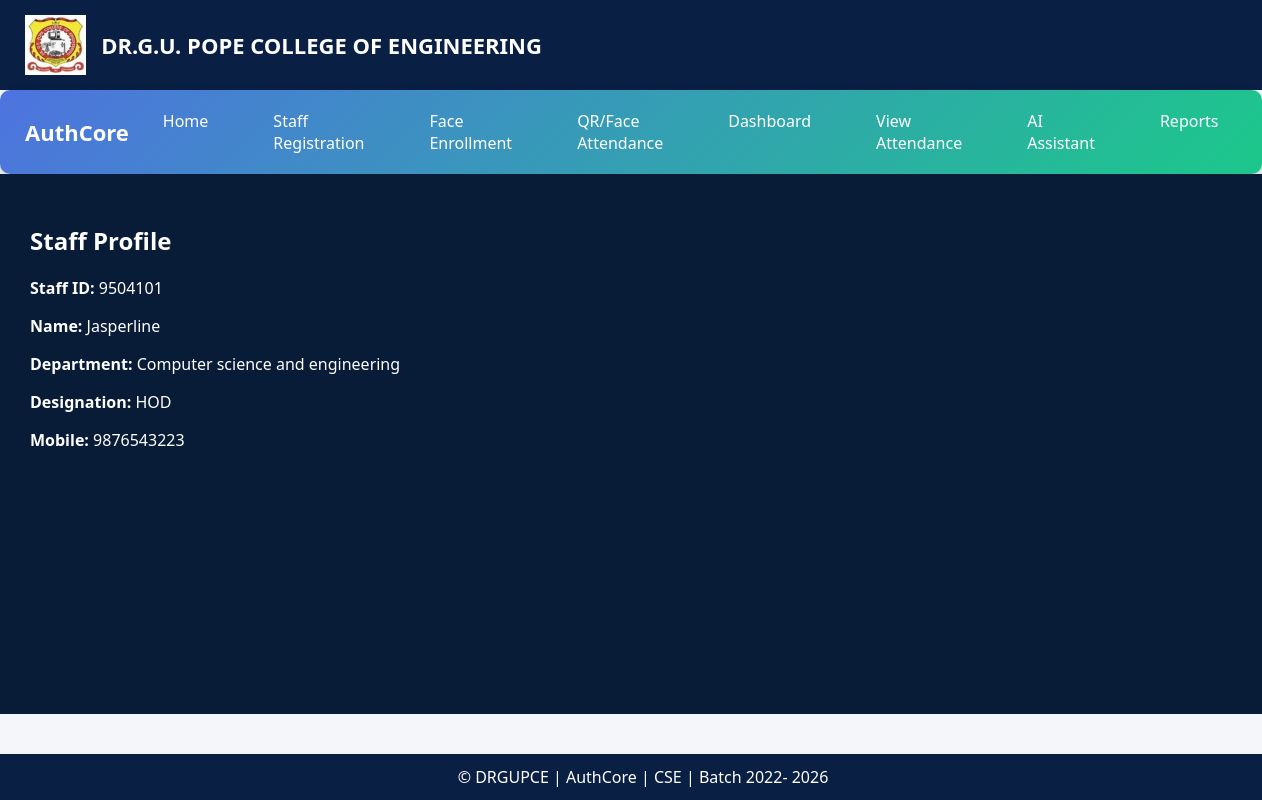
The app's page /staff/dashboard/9504101 with its own data.
### tables this page shows
CREATE TABLE staff (
    id INTEGER PRIMARY KEY AUTOINCREMENT,
    staff_id TEXT UNIQUE,
    name TEXT,
    department TEXT,
    designation TEXT,
    mobile TEXT,
    face_registered INTEGER DEFAULT 0
);

### app.py (the view)
@app.route("/staff/dashboard/<staff_id>")
def staff_dashboard(staff_id):
    con = get_db()
    cur = con.cursor()
    cur.execute("""
        SELECT staff_id,name,department,designation,mobile
        FROM staff
        WHERE staff_id=?
    """,(staff_id,))
    staff = cur.fetchone()
    cur.execute("""
        SELECT date,time,mode
        FROM attendance
        WHERE staff_id=?
        ORDER BY date DESC
    """,(staff_id,))
    attendance = cur.fetchall()
    con.close()
    return render_template(
        "staff_dashboard.html",
        staff=staff,
        attendance=attendance
    )

### app.py (called while the page is built)
def get_db():
    return sqlite3.connect(DB)

### templates/staff_dashboard.html
{% extends "base.html" %}
{% block content %}
<h2>Staff Profile</h2>
<p><b>Staff ID:</b> {{ staff[0] }}</p>
<p><b>Name:</b> {{ staff[1] }}</p>
<p><b>Department:</b> {{ staff[2] }}</p>
<p><b>Designation:</b> {{ staff[3] }}</p>
<p><b>Mobile:</b> {{ staff[4] }}</p>
{% endblock %}

### static/css/style.css (style rules this page uses)
body { margin: 0; font-family: "Segoe UI", Arial, sans-serif; background-color: #f4f6f9; color: #333; }

### records on screen
staff: staff "9504101", name "Jasperline", department "Computer science and engineering", designation "HOD", mobile "9876543223"
